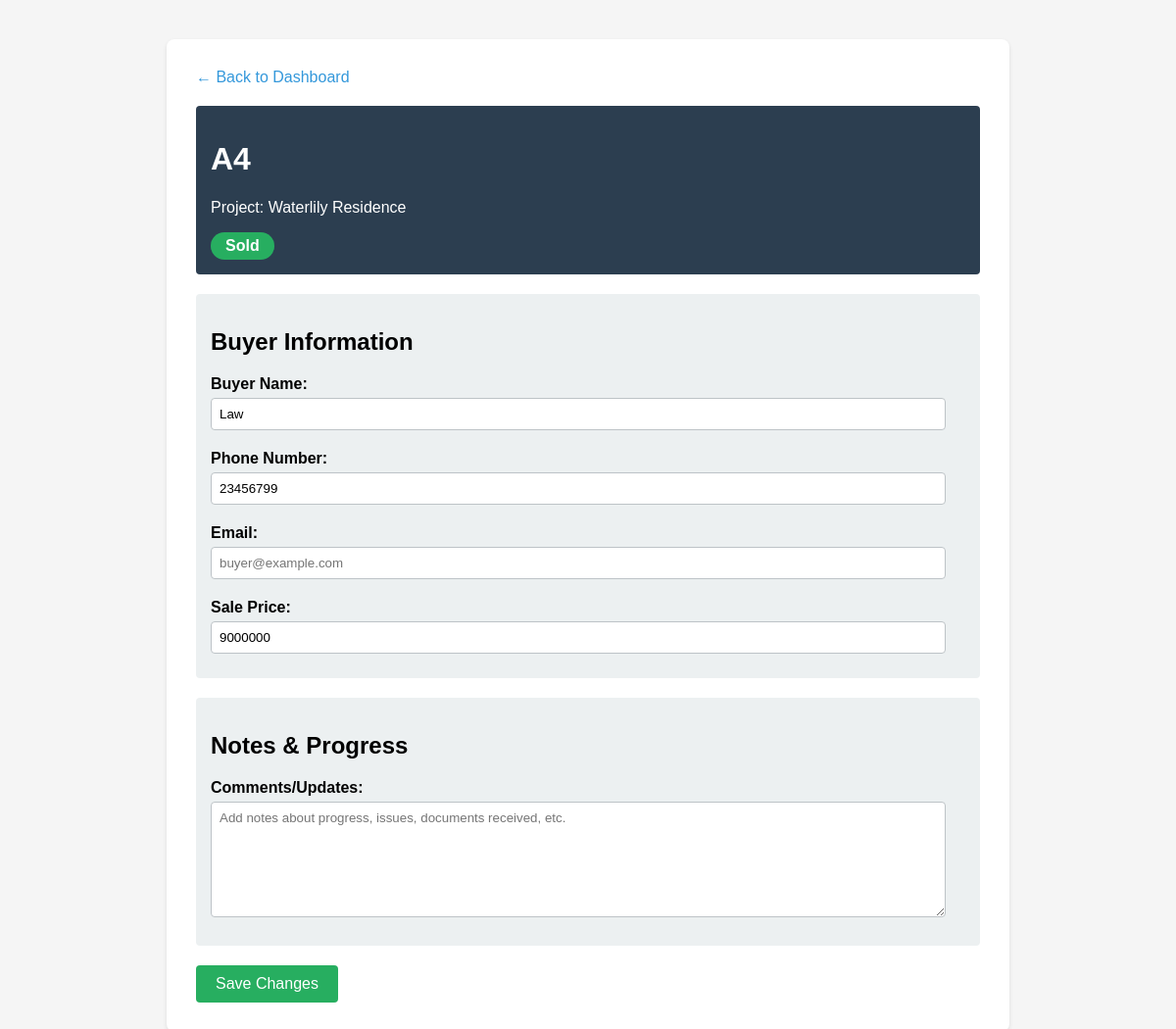
The page /unit/5 on the database its author committed.
### tables this page shows
CREATE TABLE units (
            id INTEGER PRIMARY KEY AUTOINCREMENT,
            project_id INTEGER,
            name TEXT NOT NULL,
            status TEXT NOT NULL,
            buyer_name TEXT,
            buyer_phone TEXT,
            buyer_email TEXT,
            sale_price TEXT,
            notes TEXT,
            FOREIGN KEY (project_id) REFERENCES projects (id)
        );

CREATE TABLE projects (
            id INTEGER PRIMARY KEY AUTOINCREMENT,
            name TEXT NOT NULL
        );

### app.py (the view)
@app.route('/unit/<int:unit_id>')
def unit_details(unit_id):
    conn = get_db()
    unit = conn.execute('SELECT * FROM units WHERE id = ?', (unit_id,)).fetchone()
    project = conn.execute('SELECT * FROM projects WHERE id = ?', (unit['project_id'],)).fetchone()
    conn.close()
    return render_template('unit_details.html', unit=unit, project=project)

### app.py (called while the page is built)
def get_db():
    conn = sqlite3.connect('tracker.db')
    conn.row_factory = sqlite3.Row  # This lets us access columns by name
    return conn

### templates/unit_details.html (shortened to what this page needs)
<!DOCTYPE html>
<html>
<head>
</head>
<body>
    <div class="container">
        <a href="/" class="back-link">← Back to Dashboard</a>
        <div class="header">
            <h1>{{ unit.name }}</h1>
            <p>Project: {{ project.name }}</p>
            <span class="status-badge status-{{ unit.status|lower }}">{{ unit.status }}</span>
        </div>
        <form method="POST" action="/update_details/{{ unit.id }}">
            {% if unit.status == 'Sold' %}
            <div class="section">
                <h2>Buyer Information</h2>
                <label>Buyer Name:</label>
                <input type="text" name="buyer_name" value="{{ unit.buyer_name or '' }}" placeholder="Full name of buyer">
                <label>Phone Number:</label>
                <input type="text" name="buyer_phone" value="{{ unit.buyer_phone or '' }}" placeholder="+230 XXXX XXXX">
                <label>Email:</label>
                <input type="email" name="buyer_email" value="{{ unit.buyer_email or '' }}" placeholder="buyer@example.com">
                <label>Sale Price:</label>
                <input type="text" name="sale_price" value="{{ unit.sale_price or '' }}" placeholder="MUR 5,000,000">
            </div>
            {% else %}
            <div class="section">
                <p><em>Buyer information will be available once unit status is set to "Sold".</em></p>
            </div>
            {% endif %}
            <div class="section">
                <h2>Notes & Progress</h2>
                <label>Comments/Updates:</label>
                <textarea name="notes" placeholder="Add notes about progress, issues, documents received, etc.">{{ unit.notes or '' }}</textarea>
            </div>
            <button type="submit">Save Changes</button>
        </form>
    </div>
</body>
</html>

### templates/unit_details.html (style rules this page uses)
body { font-family: Arial; margin: 40px; background-color: #f5f5f5; }
.container { max-width: 800px; margin: 0 auto; background: white; padding: 30px; border-radius: 8px; box-shadow: 0 2px 4px rgba(0,0,0,0.1); }
.header { background: #2c3e50; color: white; padding: 15px; border-radius: 4px; margin-bottom: 20px; }
.section { margin: 20px 0; padding: 15px; background: #ecf0f1; border-radius: 4px; }
label { display: block; font-weight: bold; margin: 10px 0 5px 0; }
input, textarea { width: 95%; padding: 8px; margin-bottom: 10px; border: 1px solid #bdc3c7; border-radius: 4px; }
textarea { min-height: 100px; font-family: Arial; }
button { background: #27ae60; color: white; padding: 10px 20px; border: none; border-radius: 4px; cursor: pointer; font-size: 16px; }
.back-link { display: inline-block; margin-bottom: 20px; color: #3498db; text-decoration: none; }
.status-badge { display: inline-block; padding: 5px 15px; border-radius: 20px; font-weight: bold; }
.status-sold { background: #27ae60; color: white; }

### rows shown on the page
units: name "A4", status "Sold", buyer_name "Law", buyer_phone "23456799", sale_price "9000000"
projects: name "Waterlily Residence"
